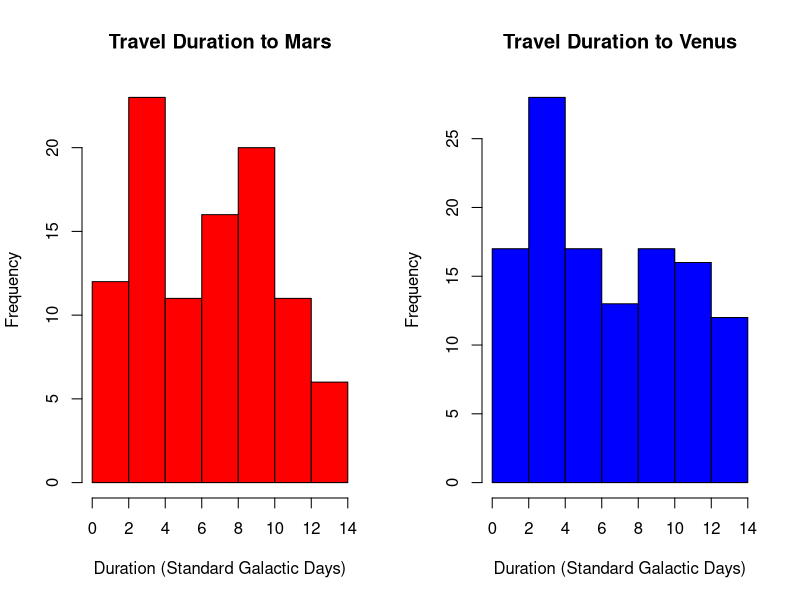

Source code (R):
################################################################################
#######################  Maria Kubara, PhD #####################################
########################## RIntro 2025/26 ######################################
############################ Class 1 ###########################################
################################################################################

# RIntro Exam Solutions - Galactic Travel Agency
# Practice code for learning R

# ============================================
# SETUP: Reading the data
# ============================================

# Read the CSV file - IMPORTANT: separator is ";" and decimal is ","
data <- read.csv("galacticTravel.csv", sep = ";", dec = ",")

# Set your student ID and create subset (use your own ID!)
id <- 123456  # YOUR ID HERE
set.seed(id)
myData <- as.data.frame(data[sample(1:10000, 500, replace = FALSE), ])

# ============================================
# TASK 1: Check variable types with str()
# ============================================

str(myData)

# Answer for Task 1:
# Variable       | Type (currently) | Target type in R
# ---------------|------------------|------------------
# TravelDate     | character        | Date
# Species        | character        | factor
# TravelClass    | character        | factor
# Duration       | integer          | numeric (or integer is fine)
# Price          | numeric          | numeric

# ============================================
# TASK 2: Rename 'PromoTokens' to 'PromotionTokens'
# ============================================

# Find the column name and rename it
names(myData)[names(myData) == "PromoTokens"] <- "PromotionTokens"

# Check if it worked
names(myData)

# ============================================
# TASK 3: Separate Destination into two variables
# ============================================

# Look at Destination variable first
head(myData$Destination)
# It contains: Planet_S or Planet_P (S = Station, P = Planet)

# Method 1: Using strsplit (base R)
split_dest <- strsplit(as.character(myData$Destination), "_")
myData$DestinationPlace <- sapply(split_dest, function(x) x[1])
myData$StationOrPlanet <- sapply(split_dest, function(x) x[2])

# Check the result
head(myData[, c("Destination", "DestinationPlace", "StationOrPlanet")])

# ============================================
# TASK 4: Transform TravelDate to Date type
# ============================================

# Current format is "2024_05_08" - need to convert
myData$TravelDate <- as.Date(myData$TravelDate, format = "%Y_%m_%d")

# Check if it worked
class(myData$TravelDate)
head(myData$TravelDate)

# ============================================
# TASK 5: Species analysis for travels with 8+ promo tokens
# ============================================

# Filter travels with at least 8 promotion tokens
filtered_data <- myData[myData$PromotionTokens >= 8, ]

# Convert Species to factor and look at the levels
filtered_data$Species <- factor(filtered_data$Species)

# See how many of each species
table(filtered_data$Species)

# Or use summary
summary(factor(filtered_data$Species))

# ============================================
# TASK 6: Add PricePerDay variable
# ============================================

myData$PricePerDay <- myData$Price / myData$Duration

# Check result
head(myData[, c("Price", "Duration", "PricePerDay")])

# ============================================
# TASK 7: Median price of Venus Luxury travel
# ============================================

# Filter for Venus destination and Luxury class
venus_luxury <- myData[myData$DestinationPlace == "Venus" & 
                         myData$TravelClass == "Luxury", ]

# Calculate median price
median_venus_luxury <- median(venus_luxury$Price)
print(median_venus_luxury)

# ============================================
# TASK 8: Two histograms side by side (Mars and Venus)
# ============================================

# Filter data for Mars and Venus
mars_data <- myData[myData$DestinationPlace == "Mars", ]
venus_data <- myData[myData$DestinationPlace == "Venus", ]

# Set up plotting area for 2 plots side by side
par(mfrow = c(1, 2))

# Plot histogram for Mars (red)
hist(mars_data$Duration, 
     col = "red", 
     main = "Travel Duration to Mars",
     xlab = "Duration (Standard Galactic Days)")

# Plot histogram for Venus (blue)
hist(venus_data$Duration, 
     col = "blue", 
     main = "Travel Duration to Venus",
     xlab = "Duration (Standard Galactic Days)")

# Reset plotting area
par(mfrow = c(1, 1))

# ============================================
# TASK 9: Linear model for Price
# ============================================

# Build the linear model
myModel <- lm(Price ~ DestinationPlace + StationOrPlanet + TravelClass + 
                Duration + PromotionTokens + Species, 
              data = myData)

# See all coefficients
summary(myModel)

# Extract the coefficient for Duration
duration_coef <- coef(myModel)["Duration"]
print(duration_coef)

# ============================================
# TASK 10: Group comparison summary table
# ============================================

# Method 1: Using aggregate (base R)
summary_table <- aggregate(
  cbind(averagePrice = Price, maxPromoTokens = PromotionTokens) ~ Species + TravelClass,
  data = myData,
  FUN = function(x) c(mean = mean(x), max = max(x))
)

# This creates a complex structure, so let's do it step by step:

# Calculate average price
avg_price <- aggregate(Price ~ Species + TravelClass, 
                       data = myData, 
                       FUN = mean)
names(avg_price)[3] <- "averagePrice"

# Calculate max promo tokens
max_tokens <- aggregate(PromotionTokens ~ Species + TravelClass, 
                        data = myData, 
                        FUN = max)
names(max_tokens)[3] <- "maxPromoTokens"

# Merge the two tables
summary_table <- merge(avg_price, max_tokens, by = c("Species", "TravelClass"))

# View the result
print(summary_table)

# ============================================
# TASK 11: Add MySpeciesAverage variable
# ============================================

# Calculate average price per species
species_avg <- aggregate(Price ~ Species, data = myData, FUN = mean)
names(species_avg)[2] <- "MySpeciesAverage"

# Merge back to main data (one line of code version)
myData <- merge(myData, species_avg, by = "Species")

# Check result - same species should have same MySpeciesAverage
head(myData[order(myData$Species), c("Species", "Price", "MySpeciesAverage")], 20)

# Alternative one-liner using ave() function:
# myData$MySpeciesAverage <- ave(myData$Price, myData$Species, FUN = mean)

# ============================================
# BONUS TASK: Pricing Strategy (brief explanation)
# ============================================

# Look at the model coefficients
summary(myModel)

# Key insights from the model:
# 1. Check which destinations/classes have highest/lowest prices
# 2. See how Duration and PromotionTokens affect price

# Example pricing analysis:
cat("\n=== Pricing Strategy Insights ===\n")
cat("Model R-squared:", summary(myModel)$r.squared, "\n")
cat("Duration coefficient:", coef(myModel)["Duration"], "\n")

# The written analysis would go in your exam submission form